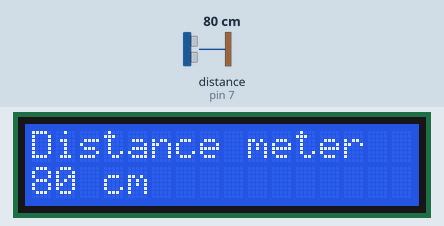
This sketch was run on a simulated Arduino Uno, built with avr-gcc and run on an emulated ATmega328P. Shown: 16×2 character LCD. Wiring (inferred from the names in the program): ultrasonic range finder: trigger pin 8; echo pin 7. Inputs (shaded band) come from the test bench; at power-on: distance to the obstacle (sensor on pin 7) 80 cm. The echo pulse lasts 58.3 µs per cm; what the sketch prints to the serial monitor is not drawn.

Above: at 1.2 s.
1.3 s: distance to the obstacle (sensor on pin 7) set to 2 cm
At 3.4 s:
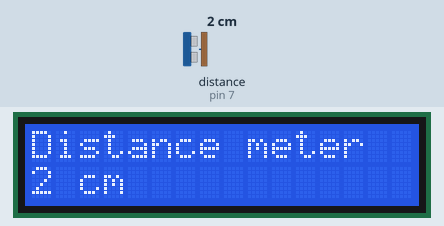
7.3 s: distance to the obstacle (sensor on pin 7) set to 4 cm
At 9.2 s:
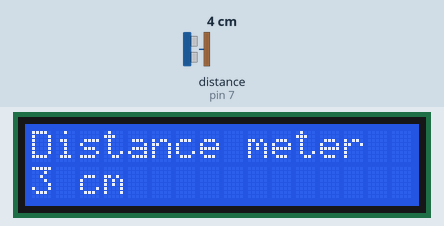
10.0 s: distance to the obstacle (sensor on pin 7) set to 9 cm
At 11.5 s:
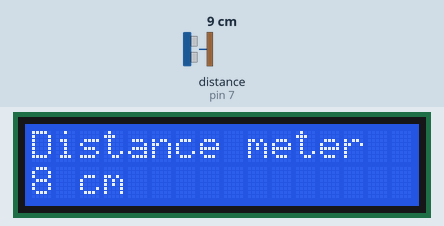
Timing chart, 0 to 13.0 s (numbered marks = the images above; inputs shaded):
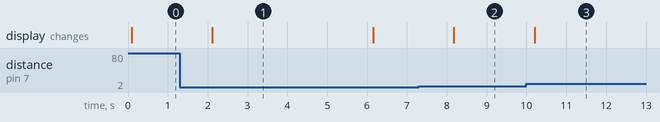

The sketch:

L4_Ultrasound_LED.ino
```cpp
//this code is designed to measure the distance between the sensor and an obstacle
#include <LiquidCrystal_I2C.h> //include the LiquidCrystal_I2C library for controlling the LCD
#include <SPI.h>
#include <Wire.h> //Wire library for I2C communication

LiquidCrystal_I2C lcd(0x27,16,2);  // initialize the LCD address to 0x27,
//16 characters wide and 2 lines

String ds;  // Create a string variable to store distance
int trigPin = 8; // Define the trigger pin for the ultrasonic sensor
int echoPin = 7; // Define the echo pin for the ultrasonic sensor
long duration, distance; // Variables to store duration and distance measurements

void setup() {
  Serial.begin(9600); // Initialize serial communication at 9600 baud
  pinMode(trigPin, OUTPUT); // Set the trigger pin as an output
  pinMode(echoPin, INPUT); // Set the echo pin as an input
  lcd.init(); // Initialize the LCD
  lcd.backlight(); // Turn on the LCD backlight
}

void loop() {
  // Signal a quick LOW just before giving a HIGH signal
  digitalWrite(trigPin, LOW);
  delayMicroseconds(2);
  // After 2 micro-seconds of LOW signal, give a HIGH signal
  // to trigger the sensor
  digitalWrite(trigPin, HIGH);
  // Keep the digital signal HIGH for at least 10 microseconds
  // (required by HC-SR04 to activate emission of ultrasonic waves)
  delayMicroseconds(10);
  // After 10 micro-seconds, signal a LOW
  digitalWrite(trigPin, LOW);
  // Now wait for the Ultra sonic echo to return from an obstacle
  duration = pulseIn(echoPin, HIGH);
  // Convert the distance to centimeters
  distance = (duration/2) / 29.1;
  // Print the distance on the Serial Monitor window
  lcd.clear(); // Clear the LCD screen
  Serial.print(distance);
  Serial.println(" cm");
  // time to display result on the LCD
  lcd.setCursor(0,0); // Set the cursor to the first row, first column
  lcd.print("Distance meter"); // Display "Distance meter"
  ds = String(distance) + " cm"; // Convert the distance to a string and add " cm"
  lcd.setCursor(0,1); // Set the cursor to the second row, first column
  lcd.print(ds); // Display the distance with " cm" on the second row
  delay(2000); // Delay for 2 seconds before the next measurement
}
```

Measured:
- after the input at 1.3 s, the display: changes after 0.81 s (image 1)
- after the input at 7.3 s, the display: changes after 0.88 s (image 2)
- after the input at 10.0 s, the display: changes after 0.20 s (image 3)
- what the display in image 1 shows lasts 4.1 s, from 2.1 s to 6.2 s
